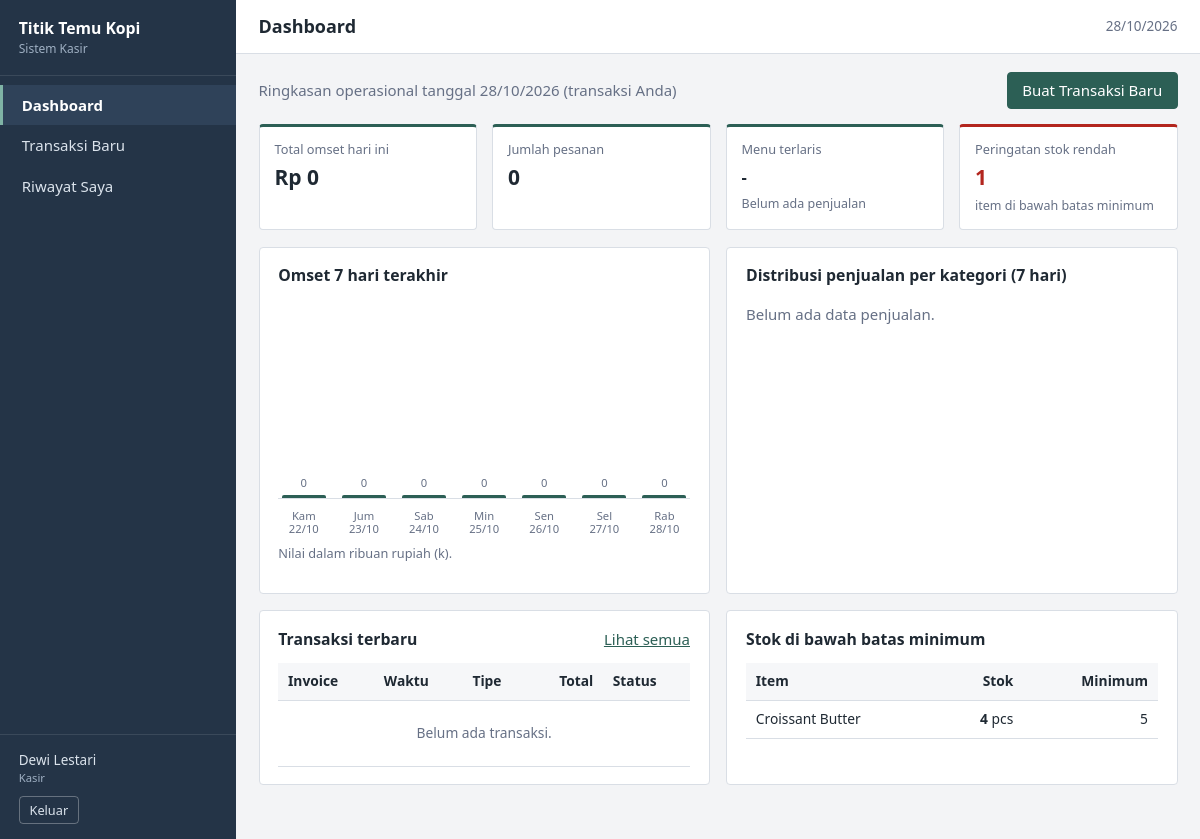
The app's page /dashboard.php (signed in) with its own data.
### tables this page shows
CREATE TABLE products (
  id INT UNSIGNED AUTO_INCREMENT PRIMARY KEY,
  category_id INT UNSIGNED NOT NULL,
  kode_produk VARCHAR(20) NOT NULL UNIQUE,
  nama_produk VARCHAR(100) NOT NULL,
  harga_jual DECIMAL(12,0) NOT NULL DEFAULT 0,
  harga_pokok DECIMAL(12,0) NOT NULL DEFAULT 0,
  stok INT NOT NULL DEFAULT 0,
  stok_minimum INT NOT NULL DEFAULT 5,
  unit VARCHAR(20) NOT NULL DEFAULT 'porsi',
  status TINYINT(1) NOT NULL DEFAULT 1,
  created_at DATETIME NOT NULL,
  CONSTRAINT fk_prod_cat FOREIGN KEY (category_id) REFERENCES categories(id) ON DELETE RESTRICT,
  CONSTRAINT chk_stok CHECK (stok >= 0)
);

### includes/bootstrap.php (called while the page is built, shortened)
<?php
function e($v): string
{
    return htmlspecialchars((string)$v, ENT_QUOTES, 'UTF-8');
}
function rupiah($n): string
{
    return 'Rp ' . number_format((float)$n, 0, ',', '.');
}
function user(): ?array
{
    return $_SESSION['user'] ?? null;
}
function is_admin(): bool
{
    return (user()['role'] ?? '') === 'admin';
}

### dashboard.php (the view, shortened to what this page needs)
<?php
require_once __DIR__ . '/includes/bootstrap.php';
$pdo = db();
$hariIni = date('Y-m-d');
$uid = (int)user()['id'];
$scope = is_admin() ? '' : " AND o.user_id = $uid";
$valid = "o.status <> 'Dibatalkan'";
$st = $pdo->prepare("SELECT COALESCE(SUM(o.grand_total),0) omset, COUNT(*) jml FROM orders o WHERE DATE(o.created_at) = ? AND $valid $scope");
$st->execute([$hariIni]);
$kpi = $st->fetch();
$st = $pdo->prepare("SELECT p.nama_produk, SUM(d.kuantiti) qty
    FROM order_details d JOIN orders o ON o.id = d.order_id JOIN products p ON p.id = d.product_id
    WHERE DATE(o.created_at) = ? AND $valid $scope
    GROUP BY p.id, p.nama_produk ORDER BY qty DESC, p.nama_produk LIMIT 5");
$st->execute([$hariIni]);
$terlaris = $st->fetchAll();
$stokRendah = $pdo->query("SELECT id, nama_produk, stok, stok_minimum, unit FROM products WHERE status = 1 AND stok < stok_minimum ORDER BY stok ASC")->fetchAll();
$awal = date('Y-m-d', strtotime('-6 days'));
$map = [];
$tren = [];
for ($i = 6; $i >= 0; $i--) {
    $d = date('Y-m-d', strtotime("-$i days"));
    $tren[] = ['tgl' => $d, 'total' => (float)($map[$d]['total'] ?? 0), 'jml' => (int)($map[$d]['jml'] ?? 0)];
}
$maks = max(array_column($tren, 'total')) ?: 1;
$st = $pdo->prepare("SELECT c.nama_kategori, SUM(d.subtotal_baris) total
    FROM order_details d JOIN orders o ON o.id = d.order_id JOIN products p ON p.id = d.product_id JOIN categories c ON c.id = p.category_id
    WHERE DATE(o.created_at) BETWEEN ? AND ? AND $valid $scope GROUP BY c.id, c.nama_kategori ORDER BY total DESC");
$st->execute([$awal, $hariIni]);
$kat = $st->fetchAll();
$recent = $pdo->query("SELECT o.id, o.invoice_number, o.created_at, o.tipe_pesanan, o.nomor_meja, o.grand_total, o.status, u.nama_lengkap
    FROM orders o JOIN users u ON u.id = o.user_id WHERE 1=1 $scope ORDER BY o.id DESC LIMIT 8")->fetchAll();
$hariNama = ['Min', 'Sen', 'Sel', 'Rab', 'Kam', 'Jum', 'Sab'];
require __DIR__ . '/includes/header.php';
?>
<div class="toolbar">
  <p class="muted">Ringkasan operasional tanggal <?= date('d/m/Y') ?><?= is_admin() ? '' : ' (transaksi Anda)' ?></p>
  <a href="transaksi.php" class="btn btn-primary">Buat Transaksi Baru</a>
</div>
<div class="kpi-grid">
  <div class="kpi"><span>Total omset hari ini</span><strong><?= rupiah($kpi['omset']) ?></strong></div>
  <div class="kpi"><span>Jumlah pesanan</span><strong><?= (int)$kpi['jml'] ?></strong></div>
  <div class="kpi"><span>Menu terlaris</span>
    <strong class="kpi-text"><?= $terlaris ? e($terlaris[0]['nama_produk']) : '-' ?></strong>
    <small><?= $terlaris ? (int)$terlaris[0]['qty'] . ' porsi terjual' : 'Belum ada penjualan' ?></small></div>
  <div class="kpi <?= $stokRendah ? 'kpi-alert' : '' ?>"><span>Peringatan stok rendah</span><strong><?= count($stokRendah) ?></strong>
    <small><?= $stokRendah ? 'item di bawah batas minimum' : 'Semua stok aman' ?></small></div>
</div>
<div class="grid-2">
  <section class="panel">
    <h2>Omset 7 hari terakhir</h2>
    <div class="bars">
      <?php foreach ($tren as $t): $h = round($t['total'] / $maks * 100); ?>
        <div class="bar-col" title="<?= e(rupiah($t['total'])) ?> - <?= $t['jml'] ?> pesanan">
          <span class="bar-val"><?= $t['total'] > 0 ? number_format($t['total'] / 1000, 0, ',', '.') . 'k' : '0' ?></span>
          <div class="bar" style="height: <?= max($h, 2) ?>%"></div>
          <span class="bar-lbl"><?= $hariNama[(int)date('w', strtotime($t['tgl']))] ?><br><?= date('d/m', strtotime($t['tgl'])) ?></span>
        </div>
      <?php endforeach; ?>
    </div>
    <p class="muted small">Nilai dalam ribuan rupiah (k).</p>
  </section>
  <section class="panel">
    <h2>Distribusi penjualan per kategori (7 hari)</h2>
    <?php if (!$kat): ?><p class="muted">Belum ada data penjualan.</p><?php endif; ?>
  </section>
</div>
<div class="grid-2">
  <section class="panel">
    <div class="panel-head"><h2>Transaksi terbaru</h2><a href="riwayat.php">Lihat semua</a></div>
    <div class="table-wrap">
      <table>
        <thead><tr><th>Invoice</th><th>Waktu</th><th>Tipe</th><th class="num">Total</th><th>Status</th></tr></thead>
        <tbody>
        <?php if (!$recent): ?><tr><td colspan="5" class="empty">Belum ada transaksi.</td></tr><?php endif; ?>
        </tbody>
      </table>
    </div>
  </section>
  <section class="panel">
    <h2>Stok di bawah batas minimum</h2>
    <?php if (!$stokRendah): ?>
      <p class="muted">Tidak ada item dengan stok rendah.</p>
    <?php else: ?>
      <div class="table-wrap"><table>
        <thead><tr><th>Item</th><th class="num">Stok</th><th class="num">Minimum</th></tr></thead>
        <tbody>
        <?php foreach ($stokRendah as $s): ?>
          <tr><td><?= e($s['nama_produk']) ?></td><td class="num"><strong><?= (int)$s['stok'] ?></strong> <?= e($s['unit']) ?></td><td class="num"><?= (int)$s['stok_minimum'] ?></td></tr>
        <?php endforeach; ?>
        </tbody></table></div>
    <?php endif; ?>
  </section>
</div>
<?php require __DIR__ . '/includes/footer.php'; ?>

### assets/css/style.css (style rules this page uses)
:root { --ink: #1f2933; --muted: #667085; --line: #d9dee5; --bg: #f3f4f6; --panel: #ffffff; --side: #243447; --side-hover: #2f4259; --accent: #2c5f55; --accent-dark: #224a42; --ok: #1d7a46; --ok-bg: #e4f3ea; --warn: #946200; --warn-bg: #fdf1d6; --bad: #b3261e; --bad-bg: #fbe5e3; }
* { box-sizing: border-box; }
html { font-size: 15px; }
body { margin: 0; font-family: "Segoe UI", Tahoma, Arial, sans-serif; color: var(--ink); background: var(--bg); line-height: 1.5; }
a { color: var(--accent); }
h1, h2 { margin: 0; font-weight: 600; }
h2 { font-size: 1.05rem; margin-bottom: .75rem; }
.muted { color: var(--muted); }
.small { font-size: .85rem; }
.num { text-align: right; white-space: nowrap; }
.panel { background: var(--panel); border: 1px solid var(--line); border-radius: 4px; padding: 1.1rem 1.25rem; margin-bottom: 1.1rem; }
.panel-head { display: flex; justify-content: space-between; align-items: center; gap: .75rem; margin-bottom: .75rem; flex-wrap: wrap; }
.panel-head h2 { margin: 0; }
.toolbar { display: flex; justify-content: space-between; align-items: center; margin-bottom: 1rem; gap: .75rem; flex-wrap: wrap; }
.toolbar p { margin: 0; }
.grid-2 { display: grid; grid-template-columns: repeat(2, minmax(0, 1fr)); gap: 1.1rem; }
.kpi-grid { display: grid; grid-template-columns: repeat(4, minmax(0, 1fr)); gap: 1rem; margin-bottom: 1.1rem; }
.kpi { background: var(--panel); border: 1px solid var(--line); border-top: 3px solid var(--accent); border-radius: 4px; padding: .9rem 1rem; }
.kpi span { display: block; color: var(--muted); font-size: .85rem; }
.kpi strong { display: block; font-size: 1.4rem; margin-top: .15rem; word-break: break-word; }
.kpi strong.kpi-text { font-size: 1.1rem; line-height: 1.4; padding: .2rem 0; }
.kpi small { color: var(--muted); }
.kpi-alert { border-top-color: var(--bad); }
.kpi-alert strong { color: var(--bad); }
.btn { display: inline-block; border: 1px solid var(--line); background: #fff; color: var(--ink); padding: .5rem .95rem; border-radius: 4px; font: inherit; cursor: pointer; text-decoration: none; line-height: 1.3; }
.btn-primary { background: var(--accent); border-color: var(--accent); color: #fff; }
.table-wrap { overflow-x: auto; }
table { width: 100%; border-collapse: collapse; font-size: .92rem; }
th, td { padding: .55rem .65rem; border-bottom: 1px solid var(--line); text-align: left; vertical-align: top; }
th { background: #f6f7f9; font-weight: 600; white-space: nowrap; }
th.num { text-align: right; }
td.empty { text-align: center; color: var(--muted); padding: 1.5rem; }
.bars { display: flex; align-items: flex-end; gap: .6rem; height: 200px; padding-top: 1.2rem; border-bottom: 1px solid var(--line); }
.bar-col { flex: 1; height: 100%; display: flex; flex-direction: column; justify-content: flex-end; align-items: center; position: relative; }
.bar { width: 100%; max-width: 44px; background: var(--accent); border-radius: 2px 2px 0 0; min-height: 2px; }
.bar-val { font-size: .75rem; color: var(--muted); margin-bottom: .2rem; }
.bar-lbl { position: absolute; bottom: -2.5rem; font-size: .75rem; color: var(--muted); text-align: center; line-height: 1.2; }
.bars + p { margin-top: 3rem; }

### records on screen
products: nama_produk "Croissant Butter", stok "4", unit "pcs", stok_minimum "5"

### other values on screen
APP_NAME "Titik Temu Kopi"
$label "Dashboard"
$label "Transaksi Baru"
$label "Riwayat Saya"
$u['nama_lengkap'] "Dewi Lestari"
$judul "Dashboard"
rupiah($kpi['omset']) "Rp 0"
$kpi['jml'] "0"
count($stokRendah) "1"
$hariNama[(int)date('w', strtotime($t['tgl']))] "Kam"
date('d/m', strtotime($t['tgl'])) "22/10"
$hariNama[(int)date('w', strtotime($t['tgl']))] "Jum"
date('d/m', strtotime($t['tgl'])) "23/10"
$hariNama[(int)date('w', strtotime($t['tgl']))] "Sab"
date('d/m', strtotime($t['tgl'])) "24/10"
